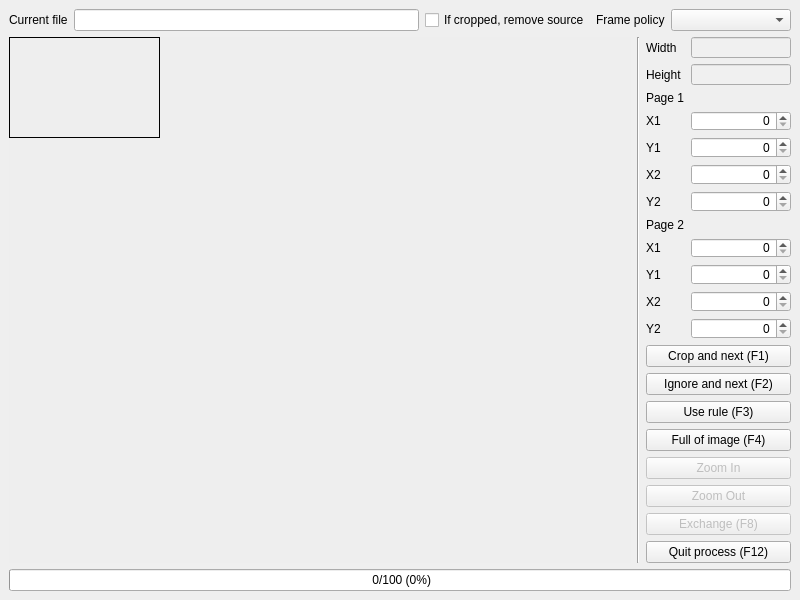
<?xml version="1.0" encoding="UTF-8"?>
<ui version="4.0">
 <class>MainWindow</class>
 <widget class="QMainWindow" name="MainWindow">
  <property name="windowModality">
   <enum>Qt::ApplicationModal</enum>
  </property>
  <property name="geometry">
   <rect>
    <x>0</x>
    <y>0</y>
    <width>800</width>
    <height>600</height>
   </rect>
  </property>
  <property name="minimumSize">
   <size>
    <width>800</width>
    <height>600</height>
   </size>
  </property>
  <property name="windowTitle">
   <string>Image Cropper</string>
  </property>
  <property name="windowIcon">
   <iconset resource="resources.qrc">
    <normaloff>:/icon/main_icon</normaloff>:/icon/main_icon</iconset>
  </property>
  <widget class="QWidget" name="centralwidget">
   <layout class="QVBoxLayout" name="verticalLayout_2">
    <item>
     <layout class="QHBoxLayout" name="layout_file_name">
      <item>
       <widget class="QLabel" name="lbl_file_name">
        <property name="text">
         <string>Current file</string>
        </property>
       </widget>
      </item>
      <item>
       <widget class="QLineEdit" name="txt_file_name">
        <property name="readOnly">
         <bool>true</bool>
        </property>
       </widget>
      </item>
      <item>
       <widget class="QCheckBox" name="chk_remove_source">
        <property name="text">
         <string>If cropped, remove source</string>
        </property>
       </widget>
      </item>
      <item>
       <widget class="QLabel" name="lbl_size_policy">
        <property name="maximumSize">
         <size>
          <width>80</width>
          <height>16777215</height>
         </size>
        </property>
        <property name="text">
         <string>Frame policy</string>
        </property>
       </widget>
      </item>
      <item>
       <widget class="QComboBox" name="cbx_size_policy">
        <property name="sizePolicy">
         <sizepolicy hsizetype="Preferred" vsizetype="Fixed">
          <horstretch>0</horstretch>
          <verstretch>0</verstretch>
         </sizepolicy>
        </property>
        <property name="minimumSize">
         <size>
          <width>120</width>
          <height>0</height>
         </size>
        </property>
        <property name="focusPolicy">
         <enum>Qt::NoFocus</enum>
        </property>
       </widget>
      </item>
     </layout>
    </item>
    <item>
     <layout class="QHBoxLayout" name="layout_middle">
      <item>
       <widget class="QFrame" name="frame_image">
        <property name="sizePolicy">
         <sizepolicy hsizetype="Expanding" vsizetype="Expanding">
          <horstretch>0</horstretch>
          <verstretch>0</verstretch>
         </sizepolicy>
        </property>
        <property name="styleSheet">
         <string notr="true">border: 0px;
background: #EEEEEE;</string>
        </property>
        <property name="frameShape">
         <enum>QFrame::StyledPanel</enum>
        </property>
        <property name="frameShadow">
         <enum>QFrame::Raised</enum>
        </property>
        <widget class="QGraphicsView" name="graphics_view">
         <property name="geometry">
          <rect>
           <x>0</x>
           <y>0</y>
           <width>151</width>
           <height>101</height>
          </rect>
         </property>
         <property name="styleSheet">
          <string notr="true">border: 1px solid #000000;</string>
         </property>
        </widget>
       </widget>
      </item>
      <item>
       <widget class="Line" name="line">
        <property name="frameShadow">
         <enum>QFrame::Sunken</enum>
        </property>
        <property name="orientation">
         <enum>Qt::Vertical</enum>
        </property>
       </widget>
      </item>
      <item>
       <layout class="QVBoxLayout" name="layout_info">
        <property name="sizeConstraint">
         <enum>QLayout::SetDefaultConstraint</enum>
        </property>
        <item>
         <layout class="QFormLayout" name="formLayout">
          <property name="sizeConstraint">
           <enum>QLayout::SetDefaultConstraint</enum>
          </property>
          <item row="2" column="0">
           <widget class="QLabel" name="lbl_frame_1">
            <property name="sizePolicy">
             <sizepolicy hsizetype="Preferred" vsizetype="Preferred">
              <horstretch>0</horstretch>
              <verstretch>0</verstretch>
             </sizepolicy>
            </property>
            <property name="text">
             <string>Page 1</string>
            </property>
           </widget>
          </item>
          <item row="3" column="0">
           <widget class="QLabel" name="lbl_frame1_x1">
            <property name="sizePolicy">
             <sizepolicy hsizetype="Preferred" vsizetype="Preferred">
              <horstretch>0</horstretch>
              <verstretch>0</verstretch>
             </sizepolicy>
            </property>
            <property name="text">
             <string>X1</string>
            </property>
           </widget>
          </item>
          <item row="3" column="1">
           <widget class="QSpinBox" name="spin_frame1_x1">
            <property name="sizePolicy">
             <sizepolicy hsizetype="Preferred" vsizetype="Fixed">
              <horstretch>0</horstretch>
              <verstretch>0</verstretch>
             </sizepolicy>
            </property>
            <property name="minimumSize">
             <size>
              <width>80</width>
              <height>0</height>
             </size>
            </property>
            <property name="maximumSize">
             <size>
              <width>100</width>
              <height>16777215</height>
             </size>
            </property>
            <property name="alignment">
             <set>Qt::AlignRight|Qt::AlignTrailing|Qt::AlignVCenter</set>
            </property>
            <property name="maximum">
             <number>50000</number>
            </property>
           </widget>
          </item>
          <item row="4" column="0">
           <widget class="QLabel" name="lbl_frame1_y1">
            <property name="sizePolicy">
             <sizepolicy hsizetype="Preferred" vsizetype="Preferred">
              <horstretch>0</horstretch>
              <verstretch>0</verstretch>
             </sizepolicy>
            </property>
            <property name="text">
             <string>Y1</string>
            </property>
           </widget>
          </item>
          <item row="4" column="1">
           <widget class="QSpinBox" name="spin_frame1_y1">
            <property name="sizePolicy">
             <sizepolicy hsizetype="Preferred" vsizetype="Fixed">
              <horstretch>0</horstretch>
              <verstretch>0</verstretch>
             </sizepolicy>
            </property>
            <property name="minimumSize">
             <size>
              <width>80</width>
              <height>0</height>
             </size>
            </property>
            <property name="maximumSize">
             <size>
              <width>100</width>
              <height>16777215</height>
             </size>
            </property>
            <property name="alignment">
             <set>Qt::AlignRight|Qt::AlignTrailing|Qt::AlignVCenter</set>
            </property>
            <property name="maximum">
             <number>50000</number>
            </property>
           </widget>
          </item>
          <item row="5" column="0">
           <widget class="QLabel" name="lbl_frame1_x2">
            <property name="sizePolicy">
             <sizepolicy hsizetype="Preferred" vsizetype="Preferred">
              <horstretch>0</horstretch>
              <verstretch>0</verstretch>
             </sizepolicy>
            </property>
            <property name="text">
             <string>X2</string>
            </property>
           </widget>
          </item>
          <item row="5" column="1">
           <widget class="QSpinBox" name="spin_frame1_x2">
            <property name="sizePolicy">
             <sizepolicy hsizetype="Preferred" vsizetype="Fixed">
              <horstretch>0</horstretch>
              <verstretch>0</verstretch>
             </sizepolicy>
            </property>
            <property name="minimumSize">
             <size>
              <width>80</width>
              <height>0</height>
             </size>
            </property>
            <property name="maximumSize">
             <size>
              <width>100</width>
              <height>16777215</height>
             </size>
            </property>
            <property name="alignment">
             <set>Qt::AlignRight|Qt::AlignTrailing|Qt::AlignVCenter</set>
            </property>
            <property name="maximum">
             <number>50000</number>
            </property>
           </widget>
          </item>
          <item row="6" column="0">
           <widget class="QLabel" name="lbl_frame1_y2">
            <property name="sizePolicy">
             <sizepolicy hsizetype="Preferred" vsizetype="Preferred">
              <horstretch>0</horstretch>
              <verstretch>0</verstretch>
             </sizepolicy>
            </property>
            <property name="text">
             <string>Y2</string>
            </property>
           </widget>
          </item>
          <item row="6" column="1">
           <widget class="QSpinBox" name="spin_frame1_y2">
            <property name="sizePolicy">
             <sizepolicy hsizetype="Preferred" vsizetype="Fixed">
              <horstretch>0</horstretch>
              <verstretch>0</verstretch>
             </sizepolicy>
            </property>
            <property name="minimumSize">
             <size>
              <width>80</width>
              <height>0</height>
             </size>
            </property>
            <property name="maximumSize">
             <size>
              <width>100</width>
              <height>16777215</height>
             </size>
            </property>
            <property name="alignment">
             <set>Qt::AlignRight|Qt::AlignTrailing|Qt::AlignVCenter</set>
            </property>
            <property name="maximum">
             <number>50000</number>
            </property>
           </widget>
          </item>
          <item row="7" column="0">
           <widget class="QLabel" name="lbl_frame_2">
            <property name="sizePolicy">
             <sizepolicy hsizetype="Preferred" vsizetype="Preferred">
              <horstretch>0</horstretch>
              <verstretch>0</verstretch>
             </sizepolicy>
            </property>
            <property name="text">
             <string>Page 2</string>
            </property>
           </widget>
          </item>
          <item row="8" column="0">
           <widget class="QLabel" name="lbl_frame2_x1">
            <property name="sizePolicy">
             <sizepolicy hsizetype="Preferred" vsizetype="Preferred">
              <horstretch>0</horstretch>
              <verstretch>0</verstretch>
             </sizepolicy>
            </property>
            <property name="text">
             <string>X1</string>
            </property>
           </widget>
          </item>
          <item row="8" column="1">
           <widget class="QSpinBox" name="spin_frame2_x1">
            <property name="sizePolicy">
             <sizepolicy hsizetype="Preferred" vsizetype="Fixed">
              <horstretch>0</horstretch>
              <verstretch>0</verstretch>
             </sizepolicy>
            </property>
            <property name="minimumSize">
             <size>
              <width>80</width>
              <height>0</height>
             </size>
            </property>
            <property name="maximumSize">
             <size>
              <width>100</width>
              <height>16777215</height>
             </size>
            </property>
            <property name="alignment">
             <set>Qt::AlignRight|Qt::AlignTrailing|Qt::AlignVCenter</set>
            </property>
            <property name="maximum">
             <number>50000</number>
            </property>
           </widget>
          </item>
          <item row="9" column="0">
           <widget class="QLabel" name="lbl_frame2_y1">
            <property name="sizePolicy">
             <sizepolicy hsizetype="Preferred" vsizetype="Preferred">
              <horstretch>0</horstretch>
              <verstretch>0</verstretch>
             </sizepolicy>
            </property>
            <property name="text">
             <string>Y1</string>
            </property>
           </widget>
          </item>
          <item row="9" column="1">
           <widget class="QSpinBox" name="spin_frame2_y1">
            <property name="sizePolicy">
             <sizepolicy hsizetype="Preferred" vsizetype="Fixed">
              <horstretch>0</horstretch>
              <verstretch>0</verstretch>
             </sizepolicy>
            </property>
            <property name="minimumSize">
             <size>
              <width>80</width>
              <height>0</height>
             </size>
            </property>
            <property name="maximumSize">
             <size>
              <width>100</width>
              <height>16777215</height>
             </size>
            </property>
            <property name="alignment">
             <set>Qt::AlignRight|Qt::AlignTrailing|Qt::AlignVCenter</set>
            </property>
            <property name="maximum">
             <number>50000</number>
            </property>
           </widget>
          </item>
          <item row="10" column="0">
           <widget class="QLabel" name="lbl_frame2_x2">
            <property name="sizePolicy">
             <sizepolicy hsizetype="Preferred" vsizetype="Preferred">
              <horstretch>0</horstretch>
              <verstretch>0</verstretch>
             </sizepolicy>
            </property>
            <property name="text">
             <string>X2</string>
            </property>
           </widget>
          </item>
          <item row="10" column="1">
           <widget class="QSpinBox" name="spin_frame2_x2">
            <property name="sizePolicy">
             <sizepolicy hsizetype="Preferred" vsizetype="Fixed">
              <horstretch>0</horstretch>
              <verstretch>0</verstretch>
             </sizepolicy>
            </property>
            <property name="minimumSize">
             <size>
              <width>80</width>
              <height>0</height>
             </size>
            </property>
            <property name="maximumSize">
             <size>
              <width>100</width>
              <height>16777215</height>
             </size>
            </property>
            <property name="alignment">
             <set>Qt::AlignRight|Qt::AlignTrailing|Qt::AlignVCenter</set>
            </property>
            <property name="maximum">
             <number>50000</number>
            </property>
           </widget>
          </item>
          <item row="11" column="0">
           <widget class="QLabel" name="lbl_frame2_y2">
            <property name="sizePolicy">
             <sizepolicy hsizetype="Preferred" vsizetype="Preferred">
              <horstretch>0</horstretch>
              <verstretch>0</verstretch>
             </sizepolicy>
            </property>
            <property name="text">
             <string>Y2</string>
            </property>
           </widget>
          </item>
          <item row="11" column="1">
           <widget class="QSpinBox" name="spin_frame2_y2">
            <property name="sizePolicy">
             <sizepolicy hsizetype="Preferred" vsizetype="Fixed">
              <horstretch>0</horstretch>
              <verstretch>0</verstretch>
             </sizepolicy>
            </property>
            <property name="minimumSize">
             <size>
              <width>80</width>
              <height>0</height>
             </size>
            </property>
            <property name="maximumSize">
             <size>
              <width>100</width>
              <height>16777215</height>
             </size>
            </property>
            <property name="alignment">
             <set>Qt::AlignRight|Qt::AlignTrailing|Qt::AlignVCenter</set>
            </property>
            <property name="maximum">
             <number>50000</number>
            </property>
           </widget>
          </item>
          <item row="0" column="0">
           <widget class="QLabel" name="lbl_width">
            <property name="text">
             <string>Width</string>
            </property>
           </widget>
          </item>
          <item row="0" column="1">
           <widget class="QLineEdit" name="txt_width">
            <property name="sizePolicy">
             <sizepolicy hsizetype="Preferred" vsizetype="Fixed">
              <horstretch>0</horstretch>
              <verstretch>0</verstretch>
             </sizepolicy>
            </property>
            <property name="minimumSize">
             <size>
              <width>80</width>
              <height>0</height>
             </size>
            </property>
            <property name="maximumSize">
             <size>
              <width>100</width>
              <height>16777215</height>
             </size>
            </property>
            <property name="styleSheet">
             <string notr="true">background-color: #F0F0F0;</string>
            </property>
            <property name="alignment">
             <set>Qt::AlignCenter</set>
            </property>
            <property name="readOnly">
             <bool>true</bool>
            </property>
           </widget>
          </item>
          <item row="1" column="0">
           <widget class="QLabel" name="lbl_height">
            <property name="text">
             <string>Height</string>
            </property>
           </widget>
          </item>
          <item row="1" column="1">
           <widget class="QLineEdit" name="txt_height">
            <property name="sizePolicy">
             <sizepolicy hsizetype="Preferred" vsizetype="Fixed">
              <horstretch>0</horstretch>
              <verstretch>0</verstretch>
             </sizepolicy>
            </property>
            <property name="minimumSize">
             <size>
              <width>80</width>
              <height>0</height>
             </size>
            </property>
            <property name="maximumSize">
             <size>
              <width>100</width>
              <height>16777215</height>
             </size>
            </property>
            <property name="styleSheet">
             <string notr="true">background-color: #F0F0F0;</string>
            </property>
            <property name="alignment">
             <set>Qt::AlignCenter</set>
            </property>
            <property name="readOnly">
             <bool>true</bool>
            </property>
           </widget>
          </item>
         </layout>
        </item>
        <item>
         <widget class="QPushButton" name="btn_process">
          <property name="sizePolicy">
           <sizepolicy hsizetype="Preferred" vsizetype="Fixed">
            <horstretch>0</horstretch>
            <verstretch>0</verstretch>
           </sizepolicy>
          </property>
          <property name="maximumSize">
           <size>
            <width>150</width>
            <height>16777215</height>
           </size>
          </property>
          <property name="text">
           <string>Crop and next (F1)</string>
          </property>
         </widget>
        </item>
        <item>
         <widget class="QPushButton" name="btn_ignore">
          <property name="sizePolicy">
           <sizepolicy hsizetype="Preferred" vsizetype="Fixed">
            <horstretch>0</horstretch>
            <verstretch>0</verstretch>
           </sizepolicy>
          </property>
          <property name="maximumSize">
           <size>
            <width>150</width>
            <height>16777215</height>
           </size>
          </property>
          <property name="text">
           <string>Ignore and next (F2)</string>
          </property>
         </widget>
        </item>
        <item>
         <widget class="QPushButton" name="btn_use_rule">
          <property name="sizePolicy">
           <sizepolicy hsizetype="Preferred" vsizetype="Fixed">
            <horstretch>0</horstretch>
            <verstretch>0</verstretch>
           </sizepolicy>
          </property>
          <property name="maximumSize">
           <size>
            <width>150</width>
            <height>16777215</height>
           </size>
          </property>
          <property name="text">
           <string>Use rule (F3)</string>
          </property>
         </widget>
        </item>
        <item>
         <widget class="QPushButton" name="btn_full_of_image">
          <property name="sizePolicy">
           <sizepolicy hsizetype="Preferred" vsizetype="Fixed">
            <horstretch>0</horstretch>
            <verstretch>0</verstretch>
           </sizepolicy>
          </property>
          <property name="maximumSize">
           <size>
            <width>150</width>
            <height>16777215</height>
           </size>
          </property>
          <property name="text">
           <string>Full of image (F4)</string>
          </property>
         </widget>
        </item>
        <item>
         <widget class="QPushButton" name="btn_zoom_in">
          <property name="enabled">
           <bool>false</bool>
          </property>
          <property name="sizePolicy">
           <sizepolicy hsizetype="Preferred" vsizetype="Fixed">
            <horstretch>0</horstretch>
            <verstretch>0</verstretch>
           </sizepolicy>
          </property>
          <property name="maximumSize">
           <size>
            <width>150</width>
            <height>16777215</height>
           </size>
          </property>
          <property name="text">
           <string>Zoom In</string>
          </property>
         </widget>
        </item>
        <item>
         <widget class="QPushButton" name="btn_zoom_out">
          <property name="enabled">
           <bool>false</bool>
          </property>
          <property name="sizePolicy">
           <sizepolicy hsizetype="Preferred" vsizetype="Fixed">
            <horstretch>0</horstretch>
            <verstretch>0</verstretch>
           </sizepolicy>
          </property>
          <property name="maximumSize">
           <size>
            <width>150</width>
            <height>16777215</height>
           </size>
          </property>
          <property name="text">
           <string>Zoom Out</string>
          </property>
         </widget>
        </item>
        <item>
         <widget class="QPushButton" name="btn_exchange">
          <property name="enabled">
           <bool>false</bool>
          </property>
          <property name="sizePolicy">
           <sizepolicy hsizetype="Preferred" vsizetype="Fixed">
            <horstretch>0</horstretch>
            <verstretch>0</verstretch>
           </sizepolicy>
          </property>
          <property name="maximumSize">
           <size>
            <width>150</width>
            <height>16777215</height>
           </size>
          </property>
          <property name="text">
           <string>Exchange (F8)</string>
          </property>
         </widget>
        </item>
        <item>
         <widget class="QPushButton" name="btn_quit">
          <property name="sizePolicy">
           <sizepolicy hsizetype="Preferred" vsizetype="Fixed">
            <horstretch>0</horstretch>
            <verstretch>0</verstretch>
           </sizepolicy>
          </property>
          <property name="maximumSize">
           <size>
            <width>150</width>
            <height>16777215</height>
           </size>
          </property>
          <property name="text">
           <string>Quit process (F12)</string>
          </property>
         </widget>
        </item>
       </layout>
      </item>
     </layout>
    </item>
    <item>
     <widget class="QProgressBar" name="pgb_cover">
      <property name="value">
       <number>0</number>
      </property>
      <property name="format">
       <string> %v/%m (%p%)</string>
      </property>
     </widget>
    </item>
   </layout>
  </widget>
 </widget>
 <resources>
  <include location="resources.qrc"/>
 </resources>
 <connections/>
</ui>
